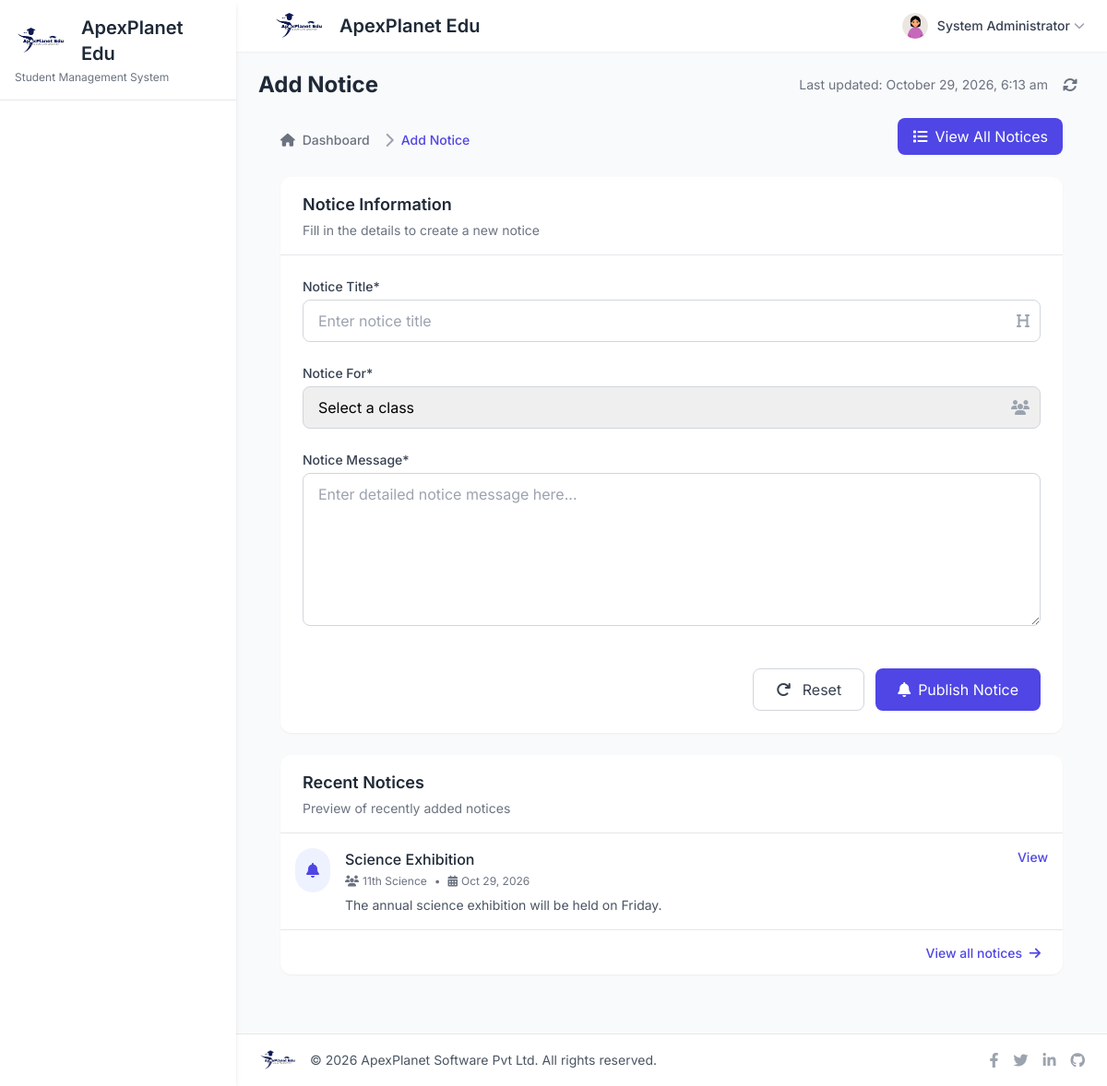
/add-notice.php (signed in), run on the app's committed database.
### tables this page shows
CREATE TABLE `tblnotice` (
  `ID` int(10) NOT NULL AUTO_INCREMENT,
  `NoticeTitle` varchar(200) NOT NULL,
  `ClassId` int(10) DEFAULT NULL,
  `NoticeMsg` mediumtext DEFAULT NULL,
  `CreationDate` timestamp NULL DEFAULT CURRENT_TIMESTAMP,
  PRIMARY KEY (`ID`),
  KEY `idx_tblnotice_class` (`ClassId`),
  KEY `idx_tblnotice_creation` (`CreationDate`)
);

CREATE TABLE `tblclass` (
  `ID` int(10) NOT NULL AUTO_INCREMENT,
  `ClassName` varchar(100) NOT NULL,
  `Section` varchar(100) NOT NULL,
  `CreationDate` timestamp NULL DEFAULT CURRENT_TIMESTAMP,
  PRIMARY KEY (`ID`),
  KEY `idx_tblclass_name_section` (`ClassName`, `Section`)
);

### add-notice.php (the view, shortened to what this page needs)
<?php
include('includes/dbconnection.php');
if (strlen($_SESSION['sturecmsaid']) == 0) {
  header('location:logout.php');
} else {
  $pageTitle = 'Add Notice';
  include_once('includes/header.php');
?>
<div class="px-6 py-4">
  <div class="flex flex-col md:flex-row justify-between items-start md:items-center mb-6" data-aos="fade-down">
    <div>
      <nav class="flex mt-2" aria-label="Breadcrumb">
        <ol class="inline-flex items-center space-x-1 md:space-x-2">
          <li class="inline-flex items-center">
            <a href="dashboard.php" class="inline-flex items-center text-sm font-medium text-gray-500 hover:text-primary">
              <i class="fas fa-home mr-2"></i>
              Dashboard
            </a>
          </li>
          <li aria-current="page">
            <div class="flex items-center">
              <i class="fas fa-chevron-right text-gray-400 mx-2"></i>
              <span class="text-sm font-medium text-primary">Add Notice</span>
            </div>
          </li>
        </ol>
      </nav>
    </div>
    <a href="manage-notice.php" class="mt-4 md:mt-0 inline-flex items-center px-4 py-2 bg-primary text-white rounded-lg hover:bg-primary-dark transition-colors">
      <i class="fas fa-list mr-2"></i> View All Notices
    </a>
  </div>
  <div class="bg-white rounded-xl shadow-sm overflow-hidden" data-aos="fade-up">
    <div class="px-6 py-4 border-b">
      <h3 class="text-lg font-semibold text-gray-800">Notice Information</h3>
      <p class="text-sm text-gray-500 mt-1">Fill in the details to create a new notice</p>
    </div>
    <form class="p-6" method="post">
      <div class="grid grid-cols-1 gap-6">
        <div>
          <label for="nottitle" class="block text-sm font-medium text-gray-700 mb-1">Notice Title*</label>
          <div class="relative">
            <input
              type="text"
              name="nottitle"
              id="nottitle"
              class="w-full px-4 py-2.5 rounded-lg border border-gray-300 focus:ring-2 focus:ring-primary focus:border-primary transition-all"
              placeholder="Enter notice title"
              required
            >
            <div class="absolute inset-y-0 right-0 flex items-center pr-3 pointer-events-none">
            </div>
          </div>
        </div>
        <div>
          <label for="classid" class="block text-sm font-medium text-gray-700 mb-1">Notice For*</label>
          <div class="relative">
            <select
              name="classid"
              id="classid"
              class="w-full px-4 py-2.5 rounded-lg border border-gray-300 focus:ring-2 focus:ring-primary focus:border-primary appearance-none transition-all"
              required
            >
              <option value="" disabled selected>Select a class</option>
            </select>
            <div class="absolute inset-y-0 right-0 flex items-center pr-3 pointer-events-none">
            </div>
          </div>
        </div>
        <div>
          <label for="notmsg" class="block text-sm font-medium text-gray-700 mb-1">Notice Message*</label>
          <textarea
            name="notmsg"
            id="notmsg"
            rows="6"
            class="w-full px-4 py-2.5 rounded-lg border border-gray-300 focus:ring-2 focus:ring-primary focus:border-primary transition-all"
            placeholder="Enter detailed notice message here..."
            required
          ></textarea>
        </div>
        <div class="flex justify-end space-x-3 pt-4">
          <button
            type="reset"
            class="px-6 py-2.5 border border-gray-300 rounded-lg text-gray-700 hover:bg-gray-50 transition-colors"
          >
            <i class="fas fa-redo mr-2"></i> Reset
          </button>
          <button
            type="submit"
            name="submit"
            class="px-6 py-2.5 bg-primary text-white rounded-lg hover:bg-primary-dark transition-colors flex items-center"
          >
            <i class="fas fa-bell mr-2"></i> Publish Notice
          </button>
        </div>
      </div>
    </form>
  </div>
  <div class="bg-white rounded-xl shadow-sm overflow-hidden mt-6" data-aos="fade-up">
    <div class="px-6 py-4 border-b">
      <h3 class="text-lg font-semibold text-gray-800">Recent Notices</h3>
      <p class="text-sm text-gray-500 mt-1">Preview of recently added notices</p>
    </div>
    <div class="divide-y">
      <?php
      $sql = "SELECT n.*, c.ClassName, c.Section FROM tblnotice n JOIN tblclass c ON n.ClassId = c.ID ORDER BY n.ID DESC LIMIT 3";
      $query = $dbh->prepare($sql);
      $query->execute();
      $results = $query->fetchAll(PDO::FETCH_OBJ);
      if($query->rowCount() > 0) {
        foreach($results as $notice) {
      ?>
      <div class="p-4 hover:bg-gray-50 transition-colors">
        <div class="flex items-start">
          <div class="p-3 rounded-full bg-indigo-50 text-indigo-600 mr-4">
            <i class="fas fa-bell"></i>
          </div>
          <div class="flex-1">
            <h4 class="font-medium text-gray-800"><?php echo htmlentities($notice->NoticeTitle); ?></h4>
            <div class="flex items-center mt-1 text-xs text-gray-500">
              <i class="fas fa-users mr-1"></i>
              <span><?php echo htmlentities($notice->ClassName); ?> <?php echo htmlentities($notice->Section); ?></span>
              <span class="mx-2">•</span>
              <i class="fas fa-calendar-alt mr-1"></i>
              <span><?php echo date('M j, Y', strtotime($notice->CreationDate)); ?></span>
            </div>
            <p class="text-sm text-gray-600 mt-2 line-clamp-2"><?php echo htmlentities($notice->NoticeMsg); ?></p>
          </div>
          <a href="manage-notice.php" class="text-indigo-600 hover:text-indigo-800 text-sm font-medium">
            View
          </a>
        </div>
      </div>
      <?php }} ?>
    </div>
    <div class="px-6 py-3 border-t text-right">
      <a href="manage-notice.php" class="text-sm font-medium text-indigo-600 hover:text-indigo-800">
        View all notices <i class="fas fa-arrow-right ml-1"></i>
      </a>
    </div>
  </div>
</div>
<?php
  include_once('includes/footer.php');
}
?>

### includes/header.php (shortened to what this page needs)
<!DOCTYPE html>
<html lang="en">
  <head>
    <script src="https://cdn.tailwindcss.com"></script>
    <link rel="stylesheet" href="https://cdnjs.cloudflare.com/ajax/libs/font-awesome/6.4.0/css/all.min.css">
    <link href="https://unpkg.com/aos@2.3.1/dist/aos.css" rel="stylesheet">
  </head>
  <body class="bg-gray-50">
    <div id="page" class="hidden">
      <div class="flex h-screen overflow-hidden">
        <aside id="sidebar" class="w-64 bg-white shadow-md fixed h-full z-20 hidden lg:block">
          <div class="p-4 border-b">
            <div class="flex items-center">
              <img src="assets/images/logo-icon.png" alt="ApexPlanet Edu" class="h-8">
              <span class="ml-2 text-xl font-semibold text-gray-800">ApexPlanet Edu</span>
            </div>
            <p class="text-xs text-gray-500 mt-1">Student Management System</p>
          </div>
        </aside>
        <div class="relative flex flex-col flex-1 overflow-y-auto overflow-x-hidden lg:ml-64">
          <nav class="sticky top-0 z-10 bg-white shadow-sm">
            <div class="px-6 py-3 flex items-center justify-between">
              <div class="flex items-center">
                <div class="ml-4 flex items-center">
                  <img src="assets/images/logo-icon.png" alt="ApexPlanet Edu" class="h-8 w-auto">
                  <span class="ml-2 text-xl font-semibold text-gray-800">ApexPlanet Edu</span>
                </div>
              </div>
              <div class="flex items-center space-x-4">
                <div class="relative">
                  <button class="flex items-center focus:outline-none" id="userMenuButton">
                    <?php
                    $aid = $_SESSION['sturecmsaid'];
                    $sql = "SELECT * from tbladmin where ID=:aid";
                    $query = $dbh->prepare($sql);
                    $query->bindParam(':aid', $aid, PDO::PARAM_STR);
                    $query->execute();
                    $results = $query->fetchAll(PDO::FETCH_OBJ);
                    if($query->rowCount() > 0) {
                      foreach($results as $row) {
                    ?>
                    <img class="h-8 w-8 rounded-full object-cover" src="assets/images/faces/face8.jpg" alt="Profile">
                    <span class="ml-2 text-sm font-medium text-gray-700 hidden md:inline"><?php echo htmlentities($row->AdminName); ?></span>
                    <i class="fas fa-chevron-down ml-1 text-gray-400 text-xs"></i>
                    <?php }} ?>
                  </button>
                </div>
              </div>
            </div>
          </nav>
          <main class="flex-1 pb-8">
            <div class="px-6 py-4">
              <div class="flex items-center justify-between">
                <h2 class="text-2xl font-bold text-gray-800"><?php echo $pageTitle; ?></h2>
                <div class="flex items-center space-x-2">
                  <span class="text-sm text-gray-500">Last updated: <?php echo date("F j, Y, g:i a"); ?></span>
                  <button class="p-2 text-gray-500 hover:text-primary focus:outline-none">
                    <i class="fas fa-sync-alt"></i>
                  </button>
                </div>
              </div>

### includes/header.php (style rules this page uses)
body { font-family: 'Inter', sans-serif; background-color: #f3f4f6; overflow-x: hidden; }
.transition-all { transition: all 0.3s ease; }

### data on the page
tblnotice: NoticeTitle "Science Exhibition", ClassId.ClassName "11th", ClassId.Section "Science", CreationDate "Oct 29, 2026", NoticeMsg "The annual science exhibition will be held on Friday."

### other printed values
$row->AdminName "System Administrator"
$pageTitle "Add Notice"
